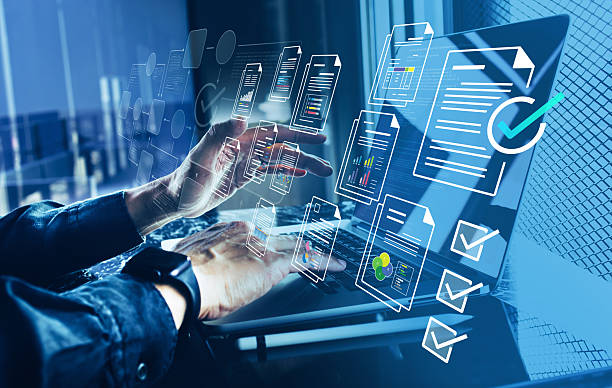
#> input picture sample.jpg, 612 x 388 px
$ python main.py
#> lines starting #> are read from the running program, lines starting #| are printed output that depends on the picture
#> further down, img is the input picture: PIL image 612x388 RGB; mean R, G, B 57.7, 111.8, 153.6
import numpy as np
from PIL import Image
import matplotlib.pyplot as plt

# -------- FUNCTIONS --------

def to_grayscale(image):
    return np.dot(image[..., :3], [0.299, 0.587, 0.114])
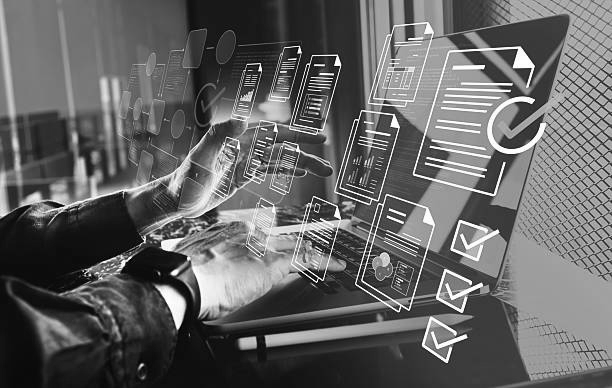
#> returned value: shape (388, 612) float64; min 1.25, max 255, mean 100.4


def apply_kernel(image, kernel):
    h, w = image.shape
#> h = 388; w = 612
    kh, kw = kernel.shape
    pad = kh // 2

    padded = np.pad(image, pad, mode='constant')
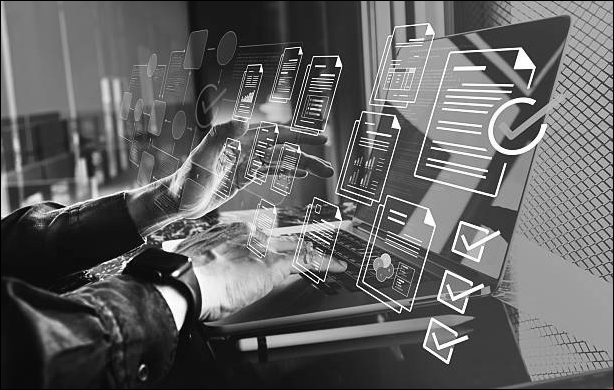
#> padded: shape (390, 614) float64; min 0, max 255, mean 99.6
    output = np.zeros((h, w))

    for i in range(h):
        for j in range(w):
            region = padded[i:i+kh, j:j+kw]
            output[i, j] = np.sum(region * kernel)
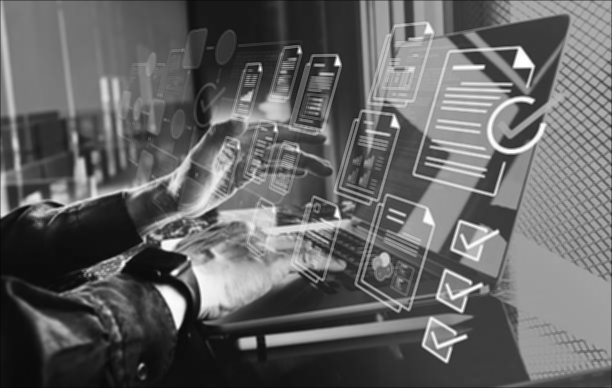
#> output: shape (388, 612) float64; min 7.05, max 255, mean 100.2

    return output


def blur(image):
    kernel = np.ones((3, 3)) / 9
    return apply_kernel(image, kernel)


def edge_detection(image):
    kernel = np.array([
        [-1, -1, -1],
        [-1,  8, -1],
        [-1, -1, -1]
    ])
    return apply_kernel(image, kernel)
#> after the loop in apply_kernel (call 2), `for i in range(h):`:
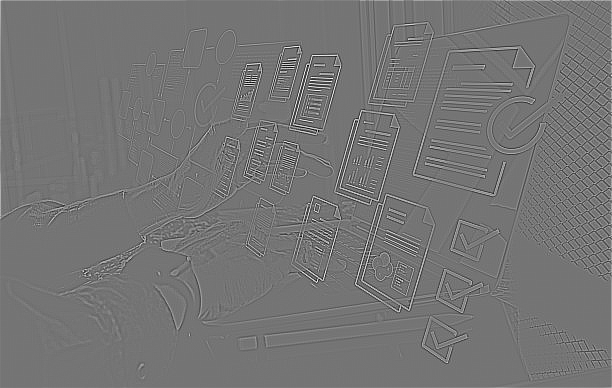
#> output: shape (388, 612) float64; min -1250.6, max 1475.7, mean 2.1; drawn with min black and max white


# -------- MAIN --------

# Load image
img = Image.open("sample.jpg")
img_array = np.array(img)

# Process
gray = to_grayscale(img_array)
blurred = blur(gray)
edges = edge_detection(gray)

# Show results
plt.figure(figsize=(10,5))

plt.subplot(1,3,1)
plt.title("Grayscale")
plt.imshow(gray, cmap='gray')
plt.axis('off')

plt.subplot(1,3,2)
plt.title("Blur")
plt.imshow(blurred, cmap='gray')
plt.axis('off')

plt.subplot(1,3,3)
plt.title("Edges")
plt.imshow(edges, cmap='gray')
plt.axis('off')

plt.tight_layout()
plt.show()
